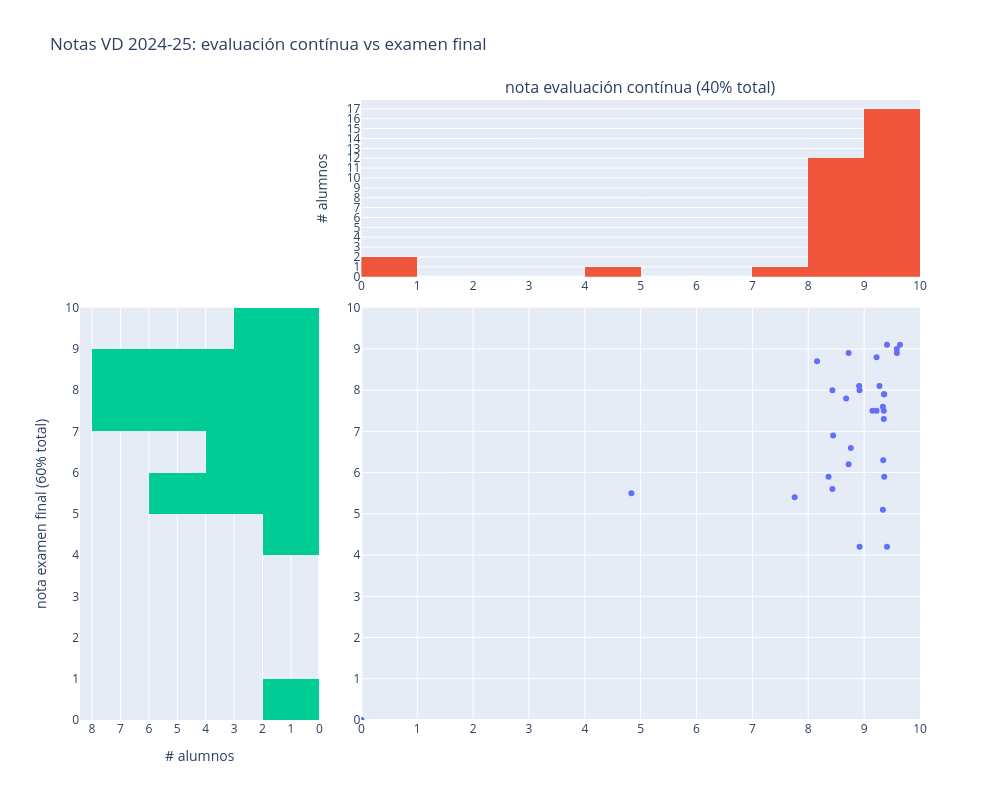

The notebook cell this image was saved under:
### Code cell
# todo junto (con subplots)

fig = make_subplots(rows=2, cols=2, subplot_titles=['', 'nota evaluación contínua (40% total)', '', ''],
    row_heights=[0.3, 0.7], column_widths=[0.3, 0.7],
    horizontal_spacing=0.05, vertical_spacing=0.05)
fig.update_yaxes(range=[0, 10], tick0=0, dtick=1)
fig.update_xaxes(range=[0, 10], tick0=0, dtick=1)

scatter = go.Scatter(x=df['ec'], y=df['examen'], text=df['id'], mode='markers', name="ec vs. examen")
fig.add_trace(scatter, row=2, col=2)

ec_histogram = go.Histogram(x=df['ec'], name="EC", xbins=dict(size=1, start=0, end=10))
fig.add_trace(ec_histogram, row=1, col=2)
fig.update_yaxes(range=[0, None], row=1, col=2, title_text="# alumnos")
                 
ex_histogram = go.Histogram(y=df['examen'], name='examen final', ybins=dict(size=1, start=0, end=10))
fig.update_yaxes(title_text="nota examen final (60% total)", row=2, col=1)
fig.add_trace(ex_histogram, row=2, col=1)
fig.update_xaxes(autorange='reversed', row=2, col=1, title_text="# alumnos")

fig.update_layout(width=1000, height=800, showlegend=False, title_text=f"Notas VD {year}: evaluación contínua vs examen final")
fig.show()

### Figure 1 — Plotly figure (JSON) as saved in the notebook; plotly's stock layout.template omitted (floating-point values rounded to 4 significant figures)
{"data": [{"mode": "markers", "name": "ec vs. examen", "text": [1.0, 2.0, 3.0, 4.0, 5.0, 6.0, 7.0, 8.0, 9.0, 10.0, 11.0, 12.0, 13.0, 14.0, 15.0, 16.0, 17.0, 18.0, 19.0, 20.0, 21.0, 22.0, 23.0, 24.0, 25.0, 26.0, 27.0, 28.0, 29.0, 30.0, 31.0, 32.0, 33.0], "type": "scatter", "x": [8.432, 0.0, 8.678, 9.586, 9.335, 9.148, 8.722, 9.409, 8.918, 9.352, 8.363, 8.761, 8.918, 9.222, 9.222, 9.641, 9.356, 9.274, 9.409, 7.756, 9.352, 9.36, 9.36, 8.722, 9.586, 9.335, 8.91, 4.833, 8.432, 9.341, 0.0, 8.444, 8.157], "xaxis": "x4", "y": [5.6, 0.0, 7.8, 9.0, 7.6, 7.5, 6.2, 9.1, 8.0, 7.5, 5.9, 6.6, 4.2, 8.8, 7.5, 9.1, 7.9, 8.1, 4.2, 5.4, 7.3, 5.9, 7.9, 8.9, 8.9, 5.1, 8.1, 5.5, 8.0, 6.3, 0.0, 6.9, 8.7], "yaxis": "y4"}, {"name": "EC", "type": "histogram", "x": [8.432, 0.0, 8.678, 9.586, 9.335, 9.148, 8.722, 9.409, 8.918, 9.352, 8.363, 8.761, 8.918, 9.222, 9.222, 9.641, 9.356, 9.274, 9.409, 7.756, 9.352, 9.36, 9.36, 8.722, 9.586, 9.335, 8.91, 4.833, 8.432, 9.341, 0.0, 8.444, 8.157], "xaxis": "x2", "xbins": {"end": 10, "size": 1, "start": 0}, "yaxis": "y2"}, {"name": "examen final", "type": "histogram", "xaxis": "x3", "y": [5.6, 0.0, 7.8, 9.0, 7.6, 7.5, 6.2, 9.1, 8.0, 7.5, 5.9, 6.6, 4.2, 8.8, 7.5, 9.1, 7.9, 8.1, 4.2, 5.4, 7.3, 5.9, 7.9, 8.9, 8.9, 5.1, 8.1, 5.5, 8.0, 6.3, 0.0, 6.9, 8.7], "yaxis": "y3", "ybins": {"end": 10, "size": 1, "start": 0}}], "layout": {"annotations": [{"font": {"size": 16}, "showarrow": false, "text": "nota evaluación contínua (40% total)", "x": 0.6675, "xanchor": "center", "xref": "paper", "y": 1, "yanchor": "bottom", "yref": "paper"}], "height": 800, "showlegend": false, "title": {"text": "Notas VD 2024-25: evaluación contínua vs examen final"}, "width": 1000, "xaxis": {"anchor": "y", "domain": [0, 0.285], "dtick": 1, "range": [0, 10], "tick0": 0}, "xaxis2": {"anchor": "y2", "domain": [0.335, 1.0], "dtick": 1, "range": [0, 10], "tick0": 0}, "xaxis3": {"anchor": "y3", "autorange": "reversed", "domain": [0, 0.285], "dtick": 1, "range": [0, 10], "tick0": 0, "title": {"text": "# alumnos"}}, "xaxis4": {"anchor": "y4", "domain": [0.335, 1.0], "dtick": 1, "range": [0, 10], "tick0": 0}, "yaxis": {"anchor": "x", "domain": [0.715, 1], "dtick": 1, "range": [0, 10], "tick0": 0}, "yaxis2": {"anchor": "x2", "domain": [0.715, 1], "dtick": 1, "range": [0, null], "tick0": 0, "title": {"text": "# alumnos"}}, "yaxis3": {"anchor": "x3", "domain": [0, 0.665], "dtick": 1, "range": [0, 10], "tick0": 0, "title": {"text": "nota examen final (60% total)"}}, "yaxis4": {"anchor": "x4", "domain": [0, 0.665], "dtick": 1, "range": [0, 10], "tick0": 0}}}
